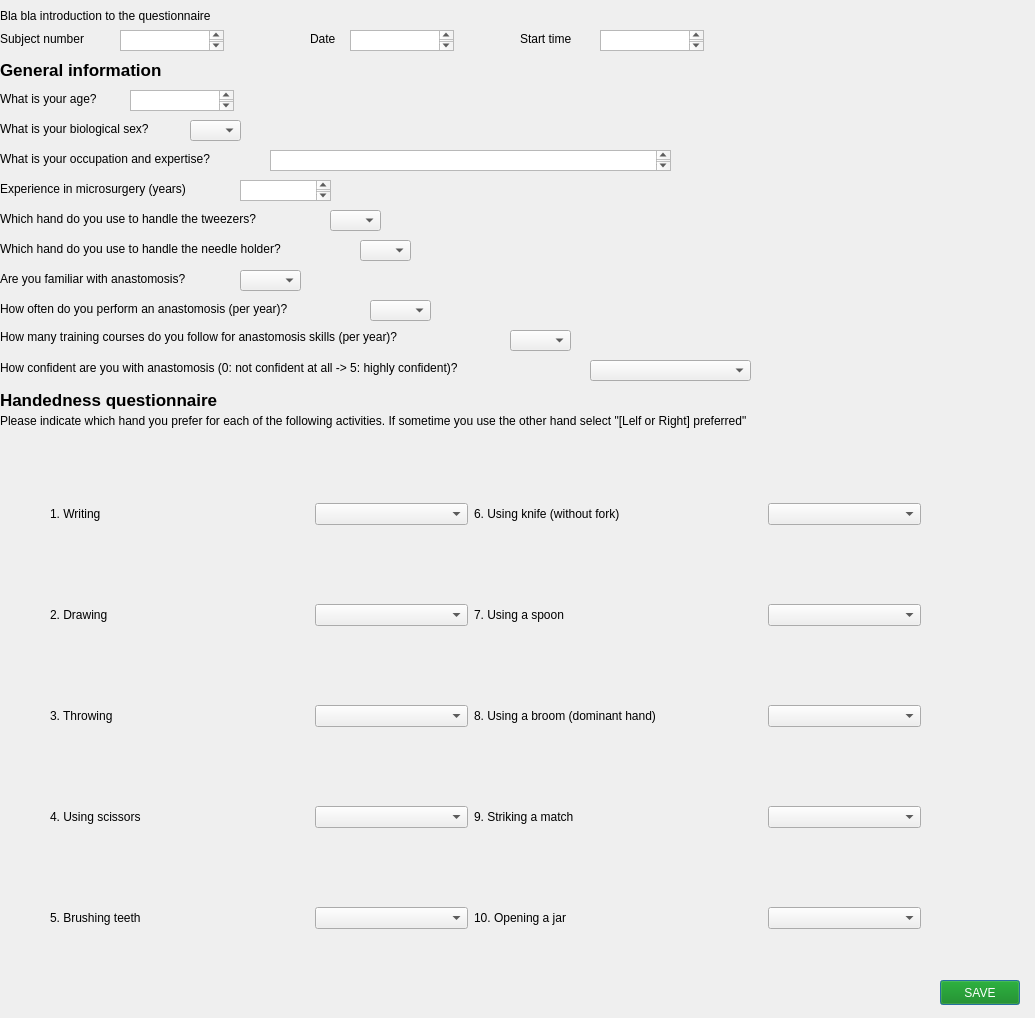
<?xml version="1.0" encoding="UTF-8"?>
<ui version="4.0">
 <class>im_scissors</class>
 <widget class="QDialog" name="im_scissors">
  <property name="geometry">
   <rect>
    <x>0</x>
    <y>0</y>
    <width>1035</width>
    <height>1018</height>
   </rect>
  </property>
  <property name="windowTitle">
   <string>Dialog</string>
  </property>
  <widget class="QLabel" name="label_intro_2">
   <property name="geometry">
    <rect>
     <x>0</x>
     <y>0</y>
     <width>1029</width>
     <height>31</height>
    </rect>
   </property>
   <property name="text">
    <string>Bla bla introduction to the questionnaire</string>
   </property>
  </widget>
  <widget class="QLabel" name="label_form">
   <property name="geometry">
    <rect>
     <x>0</x>
     <y>60</y>
     <width>261</width>
     <height>20</height>
    </rect>
   </property>
   <property name="font">
    <font>
     <pointsize>13</pointsize>
     <weight>75</weight>
     <bold>true</bold>
    </font>
   </property>
   <property name="text">
    <string>General information</string>
   </property>
  </widget>
  <widget class="QLabel" name="label_questionaire">
   <property name="geometry">
    <rect>
     <x>0</x>
     <y>390</y>
     <width>261</width>
     <height>20</height>
    </rect>
   </property>
   <property name="font">
    <font>
     <pointsize>13</pointsize>
     <weight>75</weight>
     <bold>true</bold>
    </font>
   </property>
   <property name="text">
    <string>Handedness questionnaire</string>
   </property>
  </widget>
  <widget class="QLabel" name="label_age">
   <property name="geometry">
    <rect>
     <x>0</x>
     <y>90</y>
     <width>161</width>
     <height>17</height>
    </rect>
   </property>
   <property name="text">
    <string>What is your age?</string>
   </property>
  </widget>
  <widget class="QLabel" name="label_sex">
   <property name="geometry">
    <rect>
     <x>0</x>
     <y>120</y>
     <width>191</width>
     <height>17</height>
    </rect>
   </property>
   <property name="text">
    <string>What is your biological sex?</string>
   </property>
  </widget>
  <widget class="QLabel" name="label_occupation">
   <property name="geometry">
    <rect>
     <x>0</x>
     <y>150</y>
     <width>271</width>
     <height>17</height>
    </rect>
   </property>
   <property name="text">
    <string>What is your occupation and expertise?</string>
   </property>
  </widget>
  <widget class="QLabel" name="label_exp_microsurg">
   <property name="geometry">
    <rect>
     <x>0</x>
     <y>180</y>
     <width>271</width>
     <height>17</height>
    </rect>
   </property>
   <property name="text">
    <string>Experience in microsurgery (years)</string>
   </property>
  </widget>
  <widget class="QTextEdit" name="age">
   <property name="geometry">
    <rect>
     <x>130</x>
     <y>90</y>
     <width>104</width>
     <height>21</height>
    </rect>
   </property>
  </widget>
  <widget class="QComboBox" name="sex_cb">
   <property name="geometry">
    <rect>
     <x>190</x>
     <y>120</y>
     <width>51</width>
     <height>21</height>
    </rect>
   </property>
  </widget>
  <widget class="QTextEdit" name="occupation">
   <property name="geometry">
    <rect>
     <x>270</x>
     <y>150</y>
     <width>401</width>
     <height>21</height>
    </rect>
   </property>
  </widget>
  <widget class="QTextEdit" name="exp_microsurg">
   <property name="geometry">
    <rect>
     <x>240</x>
     <y>180</y>
     <width>91</width>
     <height>21</height>
    </rect>
   </property>
  </widget>
  <widget class="QLabel" name="label_tweezers">
   <property name="geometry">
    <rect>
     <x>0</x>
     <y>210</y>
     <width>331</width>
     <height>17</height>
    </rect>
   </property>
   <property name="text">
    <string>Which hand do you use to handle the tweezers?</string>
   </property>
  </widget>
  <widget class="QComboBox" name="tweezer_cb">
   <property name="geometry">
    <rect>
     <x>330</x>
     <y>210</y>
     <width>51</width>
     <height>21</height>
    </rect>
   </property>
  </widget>
  <widget class="QLabel" name="label_needleholder">
   <property name="geometry">
    <rect>
     <x>0</x>
     <y>240</y>
     <width>361</width>
     <height>17</height>
    </rect>
   </property>
   <property name="text">
    <string>Which hand do you use to handle the needle holder?</string>
   </property>
  </widget>
  <widget class="QComboBox" name="needleholder_cb">
   <property name="geometry">
    <rect>
     <x>360</x>
     <y>240</y>
     <width>51</width>
     <height>21</height>
    </rect>
   </property>
  </widget>
  <widget class="QLabel" name="label_anastomosis">
   <property name="geometry">
    <rect>
     <x>0</x>
     <y>270</y>
     <width>361</width>
     <height>17</height>
    </rect>
   </property>
   <property name="text">
    <string>Are you familiar with anastomosis?</string>
   </property>
  </widget>
  <widget class="QComboBox" name="anastomosis_cb">
   <property name="geometry">
    <rect>
     <x>240</x>
     <y>270</y>
     <width>61</width>
     <height>21</height>
    </rect>
   </property>
  </widget>
  <widget class="QLabel" name="label_nbAnastomosis">
   <property name="geometry">
    <rect>
     <x>0</x>
     <y>300</y>
     <width>371</width>
     <height>17</height>
    </rect>
   </property>
   <property name="text">
    <string>How often do you perform an anastomosis (per year)?</string>
   </property>
  </widget>
  <widget class="QComboBox" name="nbAnastomosis_cb">
   <property name="geometry">
    <rect>
     <x>370</x>
     <y>300</y>
     <width>61</width>
     <height>21</height>
    </rect>
   </property>
  </widget>
  <widget class="QLabel" name="label_nbCourses">
   <property name="geometry">
    <rect>
     <x>0</x>
     <y>327</y>
     <width>511</width>
     <height>20</height>
    </rect>
   </property>
   <property name="text">
    <string>How many training courses do you follow for anastomosis skills (per year)?</string>
   </property>
  </widget>
  <widget class="QComboBox" name="nbCourses_cb">
   <property name="geometry">
    <rect>
     <x>510</x>
     <y>330</y>
     <width>61</width>
     <height>21</height>
    </rect>
   </property>
  </widget>
  <widget class="QLabel" name="label_confidenceAnastomosis">
   <property name="geometry">
    <rect>
     <x>0</x>
     <y>360</y>
     <width>581</width>
     <height>16</height>
    </rect>
   </property>
   <property name="text">
    <string>How confident are you with anastomosis (0: not confident at all -&gt; 5: highly confident)?</string>
   </property>
  </widget>
  <widget class="QComboBox" name="confidenceAnastomosis_cb">
   <property name="geometry">
    <rect>
     <x>590</x>
     <y>360</y>
     <width>161</width>
     <height>21</height>
    </rect>
   </property>
  </widget>
  <widget class="QLabel" name="label_subjectnb">
   <property name="geometry">
    <rect>
     <x>0</x>
     <y>30</y>
     <width>111</width>
     <height>17</height>
    </rect>
   </property>
   <property name="text">
    <string>Subject number </string>
   </property>
  </widget>
  <widget class="QTextEdit" name="subjectnb">
   <property name="geometry">
    <rect>
     <x>120</x>
     <y>30</y>
     <width>104</width>
     <height>21</height>
    </rect>
   </property>
  </widget>
  <widget class="QLabel" name="label_date">
   <property name="geometry">
    <rect>
     <x>310</x>
     <y>30</y>
     <width>67</width>
     <height>17</height>
    </rect>
   </property>
   <property name="text">
    <string>Date</string>
   </property>
  </widget>
  <widget class="QTextEdit" name="date">
   <property name="geometry">
    <rect>
     <x>350</x>
     <y>30</y>
     <width>104</width>
     <height>21</height>
    </rect>
   </property>
  </widget>
  <widget class="QLabel" name="label_starttime">
   <property name="geometry">
    <rect>
     <x>520</x>
     <y>30</y>
     <width>111</width>
     <height>17</height>
    </rect>
   </property>
   <property name="text">
    <string>Start time</string>
   </property>
  </widget>
  <widget class="QTextEdit" name="starttime">
   <property name="geometry">
    <rect>
     <x>600</x>
     <y>30</y>
     <width>104</width>
     <height>21</height>
    </rect>
   </property>
  </widget>
  <widget class="QLabel" name="label_questionaire_description">
   <property name="geometry">
    <rect>
     <x>0</x>
     <y>410</y>
     <width>1021</width>
     <height>21</height>
    </rect>
   </property>
   <property name="text">
    <string>Please indicate which hand you prefer for each of the following activities. If sometime you use the other hand select &quot;[Lelf or Right] preferred&quot;</string>
   </property>
  </widget>
  <widget class="QWidget" name="gridLayoutWidget">
   <property name="geometry">
    <rect>
     <x>50</x>
     <y>430</y>
     <width>871</width>
     <height>572</height>
    </rect>
   </property>
   <layout class="QGridLayout" name="gridLayout">
    <item row="0" column="1">
     <widget class="QLabel" name="im_writing">
      <property name="maximumSize">
       <size>
        <width>100</width>
        <height>90</height>
       </size>
      </property>
      <property name="text">
       <string/>
      </property>
      <property name="pixmap">
       <pixmap>images GUI/im_writing.jpg</pixmap>
      </property>
      <property name="scaledContents">
       <bool>true</bool>
      </property>
     </widget>
    </item>
    <item row="3" column="2">
     <widget class="QComboBox" name="ddm4"/>
    </item>
    <item row="1" column="2">
     <widget class="QComboBox" name="ddm2"/>
    </item>
    <item row="3" column="0">
     <widget class="QLabel" name="label_scissors">
      <property name="text">
       <string>4. Using scissors</string>
      </property>
     </widget>
    </item>
    <item row="2" column="0">
     <widget class="QLabel" name="label_throwing">
      <property name="text">
       <string>3. Throwing</string>
      </property>
     </widget>
    </item>
    <item row="4" column="2">
     <widget class="QComboBox" name="ddm5"/>
    </item>
    <item row="1" column="0">
     <widget class="QLabel" name="label_drawing">
      <property name="text">
       <string>2. Drawing</string>
      </property>
     </widget>
    </item>
    <item row="0" column="0">
     <widget class="QLabel" name="label_writing">
      <property name="text">
       <string>1. Writing</string>
      </property>
     </widget>
    </item>
    <item row="0" column="3">
     <widget class="QLabel" name="label_knife">
      <property name="text">
       <string>6. Using knife (without fork)</string>
      </property>
     </widget>
    </item>
    <item row="2" column="2">
     <widget class="QComboBox" name="ddm3"/>
    </item>
    <item row="1" column="1">
     <widget class="QLabel" name="im_drawing">
      <property name="maximumSize">
       <size>
        <width>100</width>
        <height>90</height>
       </size>
      </property>
      <property name="text">
       <string/>
      </property>
      <property name="pixmap">
       <pixmap>images GUI/im_drawing.jpeg</pixmap>
      </property>
      <property name="scaledContents">
       <bool>true</bool>
      </property>
     </widget>
    </item>
    <item row="4" column="0">
     <widget class="QLabel" name="label_teeth">
      <property name="text">
       <string>5. Brushing teeth</string>
      </property>
     </widget>
    </item>
    <item row="0" column="4">
     <widget class="QLabel" name="im_knife">
      <property name="maximumSize">
       <size>
        <width>100</width>
        <height>90</height>
       </size>
      </property>
      <property name="text">
       <string/>
      </property>
      <property name="pixmap">
       <pixmap>images GUI/im_knife.jpg</pixmap>
      </property>
      <property name="scaledContents">
       <bool>true</bool>
      </property>
     </widget>
    </item>
    <item row="3" column="1">
     <widget class="QLabel" name="im_scissor">
      <property name="maximumSize">
       <size>
        <width>100</width>
        <height>90</height>
       </size>
      </property>
      <property name="text">
       <string/>
      </property>
      <property name="pixmap">
       <pixmap>images GUI/im_scissors.jpeg</pixmap>
      </property>
      <property name="scaledContents">
       <bool>true</bool>
      </property>
     </widget>
    </item>
    <item row="0" column="2">
     <widget class="QComboBox" name="ddm1"/>
    </item>
    <item row="2" column="1">
     <widget class="QLabel" name="im_throwing">
      <property name="maximumSize">
       <size>
        <width>100</width>
        <height>90</height>
       </size>
      </property>
      <property name="text">
       <string/>
      </property>
      <property name="pixmap">
       <pixmap>images GUI/im_throwing.jpg</pixmap>
      </property>
      <property name="scaledContents">
       <bool>true</bool>
      </property>
     </widget>
    </item>
    <item row="4" column="1">
     <widget class="QLabel" name="im_teeth">
      <property name="maximumSize">
       <size>
        <width>100</width>
        <height>90</height>
       </size>
      </property>
      <property name="text">
       <string/>
      </property>
      <property name="pixmap">
       <pixmap>images GUI/im_teeth.jpeg</pixmap>
      </property>
      <property name="scaledContents">
       <bool>true</bool>
      </property>
     </widget>
    </item>
    <item row="0" column="5">
     <widget class="QComboBox" name="ddm6"/>
    </item>
    <item row="1" column="3">
     <widget class="QLabel" name="label_spoon">
      <property name="text">
       <string>7. Using a spoon</string>
      </property>
     </widget>
    </item>
    <item row="1" column="4">
     <widget class="QLabel" name="im_spoon">
      <property name="maximumSize">
       <size>
        <width>100</width>
        <height>90</height>
       </size>
      </property>
      <property name="text">
       <string/>
      </property>
      <property name="pixmap">
       <pixmap>images GUI/im_spoon.jpg</pixmap>
      </property>
      <property name="scaledContents">
       <bool>true</bool>
      </property>
     </widget>
    </item>
    <item row="2" column="4">
     <widget class="QLabel" name="im_broom">
      <property name="maximumSize">
       <size>
        <width>100</width>
        <height>90</height>
       </size>
      </property>
      <property name="text">
       <string/>
      </property>
      <property name="pixmap">
       <pixmap>images GUI/im_broom.jpg</pixmap>
      </property>
      <property name="scaledContents">
       <bool>true</bool>
      </property>
     </widget>
    </item>
    <item row="3" column="4">
     <widget class="QLabel" name="im_match">
      <property name="maximumSize">
       <size>
        <width>100</width>
        <height>90</height>
       </size>
      </property>
      <property name="text">
       <string/>
      </property>
      <property name="pixmap">
       <pixmap>images GUI/im_match.jpg</pixmap>
      </property>
      <property name="scaledContents">
       <bool>true</bool>
      </property>
     </widget>
    </item>
    <item row="4" column="4">
     <widget class="QLabel" name="im_jar">
      <property name="maximumSize">
       <size>
        <width>100</width>
        <height>90</height>
       </size>
      </property>
      <property name="text">
       <string/>
      </property>
      <property name="pixmap">
       <pixmap>images GUI/im_jar.jpg</pixmap>
      </property>
      <property name="scaledContents">
       <bool>true</bool>
      </property>
     </widget>
    </item>
    <item row="1" column="5">
     <widget class="QComboBox" name="ddm7"/>
    </item>
    <item row="2" column="5">
     <widget class="QComboBox" name="ddm8"/>
    </item>
    <item row="3" column="5">
     <widget class="QComboBox" name="ddm9"/>
    </item>
    <item row="4" column="5">
     <widget class="QComboBox" name="ddm10"/>
    </item>
    <item row="2" column="3">
     <widget class="QLabel" name="label_broom">
      <property name="text">
       <string>8. Using a broom (dominant hand)</string>
      </property>
     </widget>
    </item>
    <item row="3" column="3">
     <widget class="QLabel" name="label_match">
      <property name="text">
       <string>9. Striking a match</string>
      </property>
     </widget>
    </item>
    <item row="4" column="3">
     <widget class="QLabel" name="label_jar">
      <property name="text">
       <string>10. Opening a jar</string>
      </property>
     </widget>
    </item>
   </layout>
  </widget>
  <widget class="QPushButton" name="saveButton">
   <property name="geometry">
    <rect>
     <x>940</x>
     <y>980</y>
     <width>80</width>
     <height>25</height>
    </rect>
   </property>
   <property name="styleSheet">
    <string notr="true">background-color: green;
color: white;</string>
   </property>
   <property name="text">
    <string>SAVE</string>
   </property>
  </widget>
 </widget>
 <resources/>
 <connections/>
</ui>
